Frame 1 (no input): blank canvas, image omitted
Frame 60 (the mouse pressed at the canvas centre just before this capture): blank canvas, image omitted
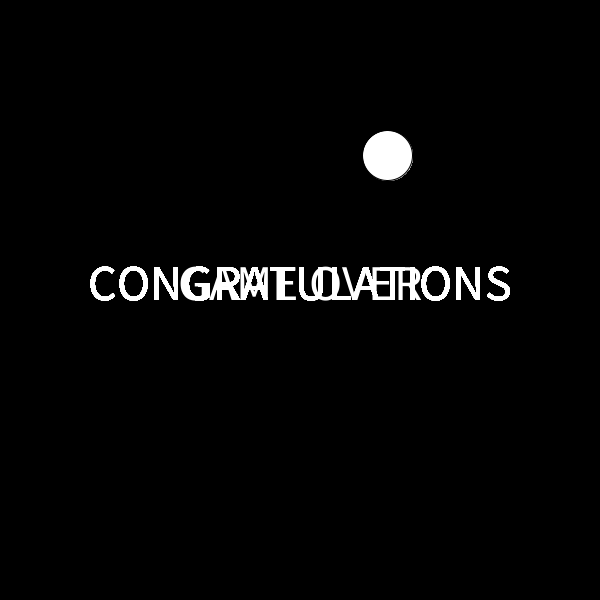
Frame 120 (the mouse held since frame 60 and released just before this capture)

The Processing sketch whose frames 1 and 60 were blank and that drew this single picture after the mouse press (run headless with seeded random() and noise(); from frame 60 on, the mouse is pressed at the canvas centre):

// Processing sketch: Hunt
// ── Hunt.pde
float x, y;
String message;

void setup() {
  size(600, 600);
  x = random(600.0);
  y = random(600.0);
  message = "GAME OVER";
}

void draw() {

  if ((mouseX < x+150 && mouseX > x-150 && mouseY < y+150 && mouseY > y-150 && frameCount/60 <= 6)) {

    fill(255);
    ellipse(x, y, 50, 50);
    textSize(50);
    textAlign(CENTER);

    text(message, width/2, height/2);

    message = "CONGRATULATIONS";
  } else {
    background(0);
  }

  if (frameCount/60 >=6) {

    textSize(50);
    textAlign(CENTER);
    text(message, width/2, height/2);
  }
}
